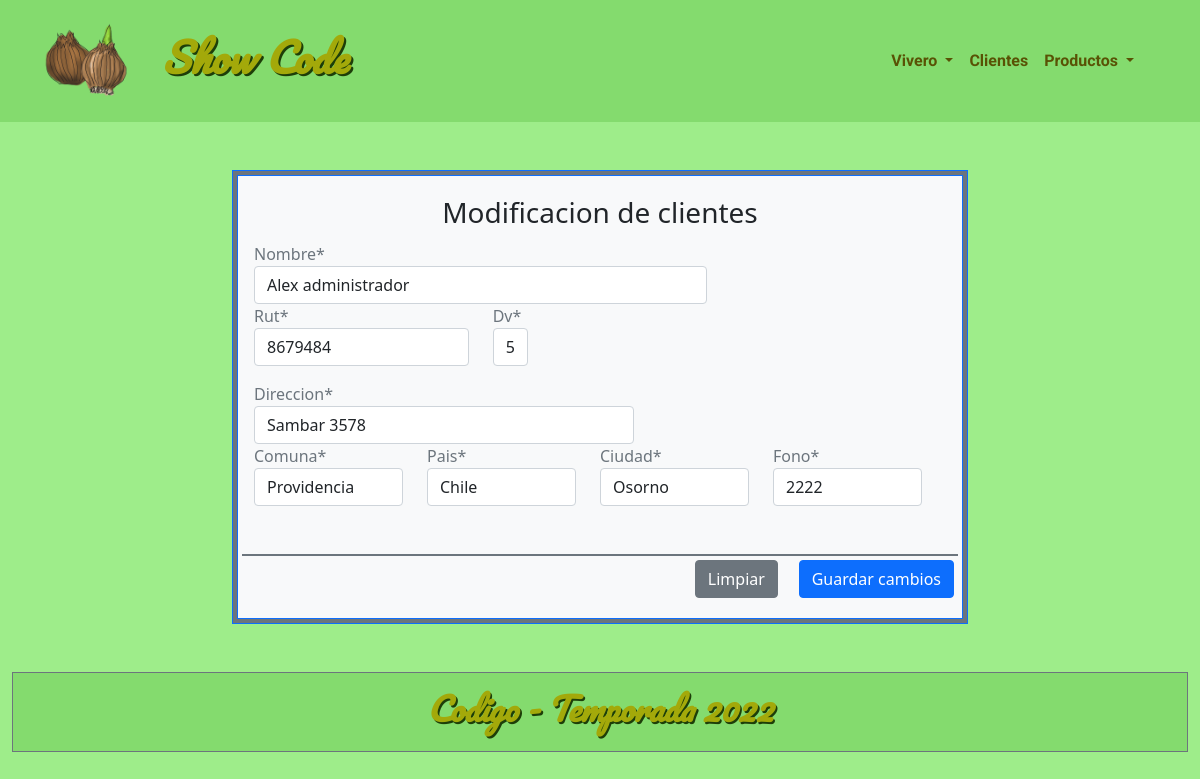
The app's page /mod_datos/6/ with its own data.
### client/models.py (models this page shows, shortened)
class Cliente(models.Model):
    nombre=models.CharField(max_length=40)
    rut=models.IntegerField(default=0)
    dv=models.CharField(max_length=1)
    direccion=models.CharField(max_length=40)
    comuna=models.CharField(max_length=15)
    ciudad=models.CharField(max_length=15)
    pais=models.CharField(max_length=15)
    fono=models.IntegerField(default=0)
    creado_en=models.DateField(auto_now_add=True)
    modificado_en=models.DateField(auto_now=True)
    usuario=models.OneToOneField(User, related_name='cliente', on_delete=models.CASCADE)
    class Meta:
        ordering=['nombre']

### appClient/views.py (the view, shortened to what this page needs)
# urls.py: path('mod_datos/<user>/', views.mod_datos, name='mod_datos'),      # crea modifica desde login pasa el user al cliente
def mod_datos(request, user):
    try:
        print('Tryyyyyyy')
        iCliente=Cliente.objects.get(usuario=user)
        data = {'form' : ClienteForm(instance=iCliente), 'step':True, 'titulo':True}
    except:
        print('Except')
        data = {'form':ClienteNuevoForm, 'step':False, 'titulo':False}
        if request.method == 'POST':
            form = ClienteNuevoForm(request.POST,)
            print('Validoooooooooooo', form.data)
            form.usuario =  request.user
            if form.is_valid():
                print('OOOOOOOKKKKKKK', user)
                post = form.save(commit=False)
                post.usuario = request.user
                post.save()
                messages.success(request, 'Cliente creado correctamente')
                return redirect(to='client:gallery')
            else:
                print('ErroooooooooooorrrssXXXXXXXXXXXXXX', user)
                form = ClienteNuevoForm()
    return render(request, 'appClient/modCliente.html', data)

### appClient/forms.py
class ClienteForm(forms.ModelForm):
    class Meta:
        model= Cliente
        fields= '__all__'
    def __init__(self, *args, **kwargs):
        super(ClienteForm, self).__init__(*args, **kwargs)
        self.fields['usuario'].widget = forms.HiddenInput()

### appProduct/context_processors.py (called while the page is built)
def menu_categorias(request):
    categorias  = Categoria.objects.all()
    return {'menu_categorias': categorias}

### templates/appClient/modCliente.html (shortened to what this page needs)
{% extends '../base.html' %}
{% block content %}
{% load crispy_forms_tags %}
<div class="container text-secondary fw-md-bolder mt-md-5 mb-md-5 mt-sm-1 mb-sm-1">
    <div class="row p-sm-0 p-md-0">
        <div class="col-8 offset-2">
            <div class="d-flex justify-content-center border border-primary bg-secondary">
                <div
                    class="card-body d-flex flex-column justify-content-center m-1 pt-3 border border-primary bg-light">
                    {% if titulo %}
                        <h3 class="text-dark mt-1 text-center">Modificacion de clientes</h3>
                    {% else %}
                        <h3 class="text-dark mt-1 text-center">Creacion de clientes</h3>
                    {% endif %}
                    <form action="" class="d-flex flex-column justify-content-around mt-1" method="post"
                        enctype="multipart/form-data">
                        <div class="row">
                            <div class="col-sm-12 col-lg-8">{{ form.nombre | as_crispy_field }}</div>
                        </div>
                        <div class="row">
                            <div class="col-sm-8 col-lg-4"> {{ form.rut | as_crispy_field }}</div>
                            <div class="col-sm-3 col-lg-1">{{ form.dv | as_crispy_field }}</div>
                            <div class="row mt-3">
                                <div class="col-sm-12 col-lg-7">{{ form.direccion | as_crispy_field}}</div>
                            </div>
                            <div class="row">
                                <div class="col-sm-12 col-lg-3">{{ form.comuna | as_crispy_field}}</div>
                                <div class="col-sm-12 col-lg-3">{{ form.pais | as_crispy_field}}</div>
                                <div class="col-sm-12 col-lg-3">{{ form.ciudad | as_crispy_field}}</div>
                                <div class="col-sm-12 col-lg-3">{{ form.fono | as_crispy_field}}</div>
                            </div>
                            <div class="d-flex border-top border-2 border-secondary p-1 justify-content-md-end mt-5">
                                <input type="reset" value="Limpiar" class="btn btn-secondary mb-0 ">
                                <button type="submit" id="btnEnviar" class="btn btn-primary mb-0">Guardar
                                    cambios</button>
                            </div>
                    </form>
                </div>
            </div>
        </div>
    </div>
</div>
{% endblock %}

### static/css/mystyle.css (style rules this page uses)
body { background-color: hwb(108 54% 7%); }

### records on screen
Cliente: nombre "Alex administrador", rut "8679484", dv "5", direccion "Sambar 3578", comuna "Providencia", pais "Chile", ciudad "Osorno", fono "2222"
